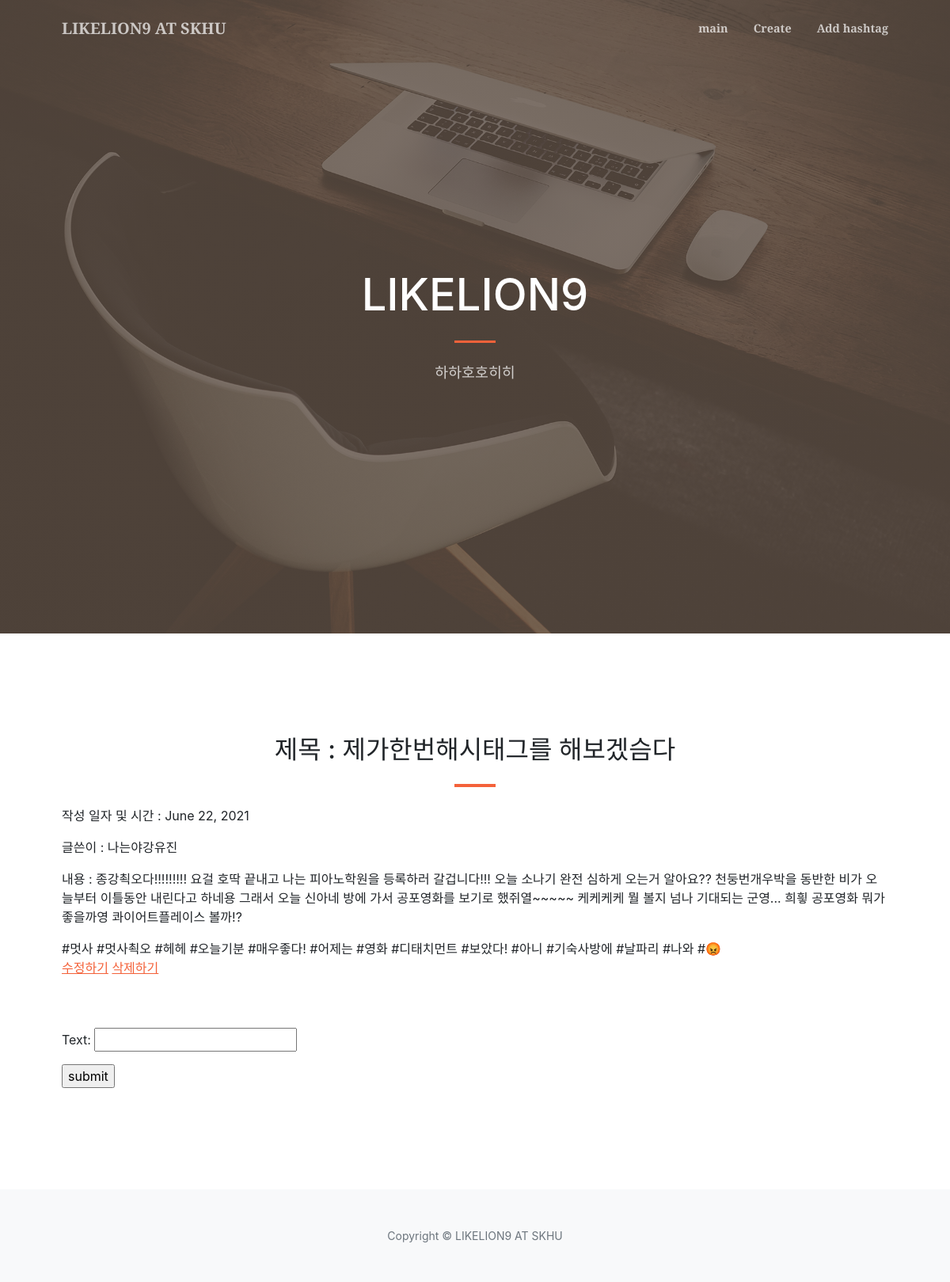
Screenshot of /detail/9/ with the database file from the repository.
### blog/models.py (models this page shows, shortened)
class Blog(models.Model):
    title = models.CharField(max_length=200)
    pub_date = models.DateField('date published')
    writer = models.CharField(max_length=15, default='닉네임을 입력해주세요')
    content = models.TextField()
    hashtags = models.ManyToManyField('Hashtag', blank=True)

class Hashtag(models.Model):
    name = models.CharField(max_length=50)

### blog/views.py (the view)
# urls.py: path('detail/<str:id>/', blog.views.detail, name='detail'),
def detail(request, id):
    blog = get_object_or_404(Blog, id=id)
    if request.method == "POST":
        form = CommentForm(request.POST)
        if form.is_valid():
            comment  = form.save(commit=False)
            comment.post_id = blog
            comment.text = form.cleaned_data['text']
            comment.save()
            form.save_m2m()
            return redirect('detail',id)
    else:
        form=CommentForm()
        return render(request, "blog/detail.html", {'post':blog, 'form':form})

### blog/forms.py
class CommentForm(forms.ModelForm):
    class Meta:
        model = Comment
        fields = ['text']

### blog/templates/blog/detail.html (shortened to what this page needs)
{% extends 'blog/base.html' %}
{% block content %}
<section class="page-section" id="services">
    <div class="container px-4 px-lg-5">
        <h2 class="text-center mt-0">제목 : {{post.title}}</h2>
        <hr class="divider" />
        <p>작성 일자 및 시간 : {{ post.pub_date }}</p>
        <p>글쓴이 : {{ post.writer }}</p>
        <p>내용 : {{ post.content }}</p>
        {% for hashtag in post.hashtags.all %}
            <span>{{ hashtag.name }}</span>
        {% endfor %}
        <br>
        <a href="{% url 'edit' post.id %}">수정하기</a>
        <a href="{% url 'delete' post.id %}">삭제하기</a>
        <br>
        <br>
        <br>
        <form method="POST" action="{% url 'detail' post.id %}">
            <p> {{ form.as_p }}</p>
            <input type="submit" value="submit">
        </form>
    </div>
</section>
{% endblock %}

### rows the page displays
Blog: title "제가한번해시태그를 해보겠슴다", pub_date "June 22, 2021", writer "나는야강유진", content "종강쵝오다!!!!!!!!! 요걸 호딱 끝내고 나는 피아노학원을 등록하러 갈겁니다!!! 오늘 소나기 완전 심하게 오는거 알아요?? 천둥번개우박을 동반한 비가 오늘부터 이틀동안 내린다고 하네용 그래서 오늘 신아네 방에 가서 공포영화를 보기로 했쥐열~~~~~ 케케케케 뭘 볼지 넘나 기대되는 군영... 희힇 공포영화 뭐가 좋을까영 콰이어트플레이스 볼까!?"
Hashtag: name "#멋사"
Hashtag: name "#멋사쵝오"
Hashtag: name "#헤헤"
Hashtag: name "#오늘기분"
Hashtag: name "#매우좋다!"
Hashtag: name "#어제는"
Hashtag: name "#영화"
Hashtag: name "#디태치먼트"
Hashtag: name "#보았다!"
Hashtag: name "#아니"
Hashtag: name "#기숙사방에"
Hashtag: name "#날파리"
Hashtag: name "#나와"
Hashtag: name "#😡"
